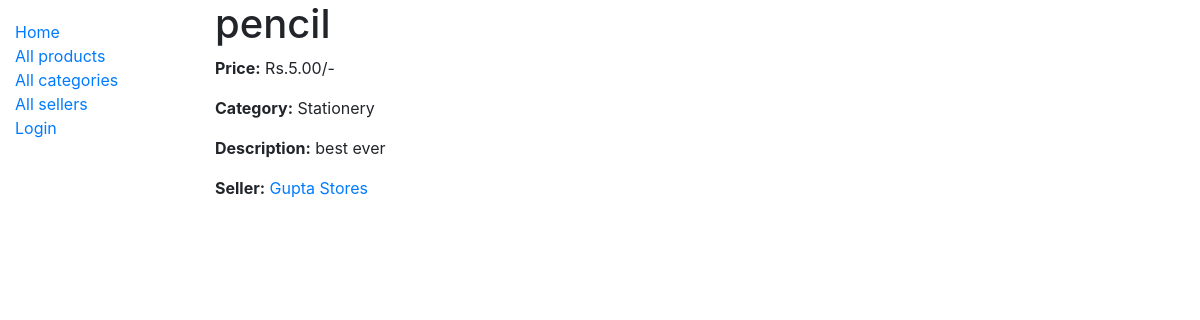
Screenshot of /market/product/3 with the database file from the repository.
### market/models.py (models this page shows, shortened)
class Product(models.Model):
    name = models.CharField(max_length=50)
    price = models.DecimalField(max_digits=8, decimal_places=2)
    description = models.TextField(max_length=1000, help_text='brief description of the product')
    image_url = models.URLField(max_length=200, null=True, blank=True)
    seller = models.ForeignKey(Seller, on_delete=models.SET_NULL, null=True)
    category = models.ManyToManyField(Category, help_text='Categories for this product')

class Category(models.Model):
    name = models.CharField(max_length=50, help_text='Product category')
    def __str__(self):
        return self.name

class Seller(models.Model):
    name = models.CharField(max_length=60)
    phone = PhoneNumberField(null=False, blank=False, unique=True)
    address = models.TextField(max_length=500, null=True)
    def __str__(self):
        return self.name

### market/views.py (the view)
# urls.py: path('product/<int:pk>', views.ProductDetailView.as_view(), name='product-detail'),
class ProductDetailView(generic.DetailView):
    model = Product

### market/templates/market/product_detail.html
{% extends "base_generic.html" %}
{% block content %}
    <h1> {{ product.name }}</h1>
    <p><strong>Price:</strong> Rs.{{ product.price }}/-</p>
    <p><strong>Category:</strong> {% for category in product.category.all %} {{ category }}{% if not forloop.last %}, {% endif %}{% endfor %}</p>
    <p><strong>Description:</strong> {{ product.description }}</p>
    <p><strong>Seller:</strong> <a href="{% url 'seller-detail' product.seller.pk %}">{{ product.seller }}</a></p>
{% endblock %}

### rows the page displays
Product: name "pencil", price "5.00", description "best ever", seller "Gupta Stores"
Category: name "Stationery"
